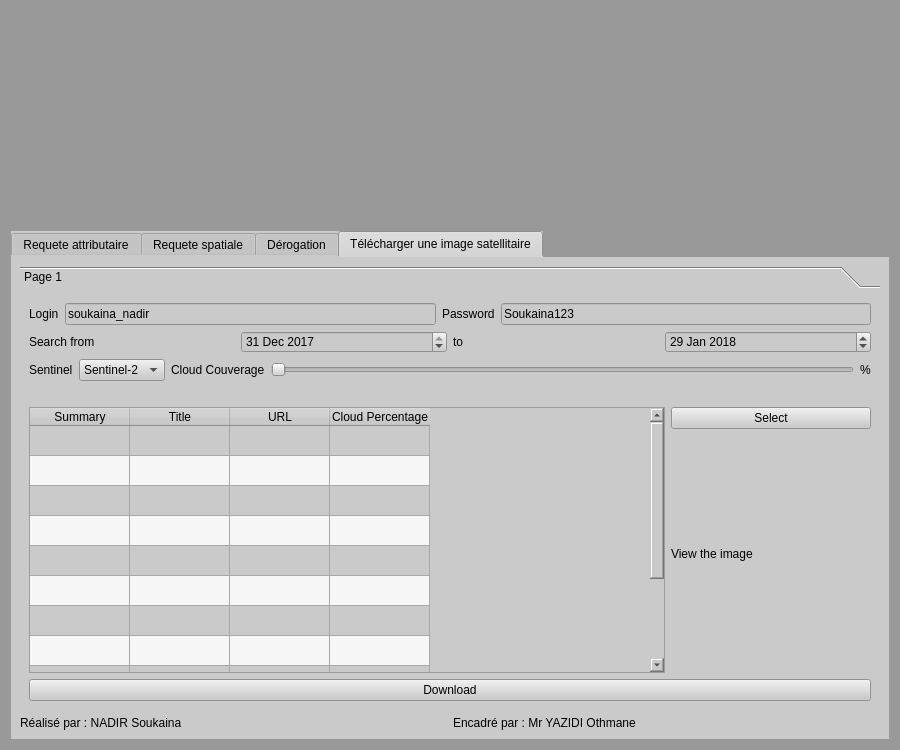
<?xml version="1.0" encoding="UTF-8"?>
<ui version="4.0">
 <class>ZoomLayerDialogBase</class>
 <widget class="QDialog" name="ZoomLayerDialogBase">
  <property name="geometry">
   <rect>
    <x>0</x>
    <y>0</y>
    <width>900</width>
    <height>750</height>
   </rect>
  </property>
  <property name="minimumSize">
   <size>
    <width>0</width>
    <height>0</height>
   </size>
  </property>
  <property name="maximumSize">
   <size>
    <width>16777215</width>
    <height>16777215</height>
   </size>
  </property>
  <property name="windowTitle">
   <string>ZoomLayer</string>
  </property>
  <property name="styleSheet">
   <string notr="true">background-color: rgb(153, 153, 153);</string>
  </property>
  <layout class="QVBoxLayout" name="verticalLayout_16">
   <item>
    <widget class="QStackedWidget" name="stackedWidget_2">
     <property name="currentIndex">
      <number>1</number>
     </property>
     <widget class="QWidget" name="page_4"/>
     <widget class="QWidget" name="page_6"/>
    </widget>
   </item>
   <item>
    <widget class="QTabWidget" name="tabWidget">
     <property name="styleSheet">
      <string notr="true">background-color: rgb(202, 202, 202);
font: 700 10pt &quot;Segoe UI&quot;;
border-color: rgb(210, 210, 210);</string>
     </property>
     <property name="currentIndex">
      <number>3</number>
     </property>
     <widget class="QWidget" name="tab">
      <attribute name="title">
       <string>Requete attributaire</string>
      </attribute>
      <layout class="QVBoxLayout" name="verticalLayout_3">
       <item>
        <layout class="QHBoxLayout" name="horizontalLayout_2">
         <item>
          <layout class="QVBoxLayout" name="verticalLayout">
           <item>
            <widget class="QLabel" name="label_5">
             <property name="text">
              <string>Select file</string>
             </property>
            </widget>
           </item>
           <item>
            <widget class="QLineEdit" name="lineEdit"/>
           </item>
           <item>
            <layout class="QVBoxLayout" name="verticalLayout_2"/>
           </item>
          </layout>
         </item>
         <item>
          <widget class="QPushButton" name="pushButton_2">
           <property name="text">
            <string>...</string>
           </property>
          </widget>
         </item>
        </layout>
       </item>
       <item>
        <layout class="QHBoxLayout" name="horizontalLayout_3">
         <item>
          <widget class="QLabel" name="label">
           <property name="text">
            <string>Select Layer</string>
           </property>
          </widget>
         </item>
         <item>
          <widget class="QComboBox" name="comboBox"/>
         </item>
        </layout>
       </item>
       <item>
        <layout class="QHBoxLayout" name="horizontalLayout_4">
         <item>
          <widget class="QLabel" name="label_2">
           <property name="text">
            <string>Select Features</string>
           </property>
          </widget>
         </item>
         <item>
          <widget class="QComboBox" name="comboBox_2"/>
         </item>
        </layout>
       </item>
       <item>
        <layout class="QHBoxLayout" name="horizontalLayout_12"/>
       </item>
       <item>
        <widget class="QLabel" name="label_15">
         <property name="text">
          <string>Values</string>
         </property>
        </widget>
       </item>
       <item>
        <widget class="QComboBox" name="comboBox_5"/>
       </item>
       <item>
        <layout class="QVBoxLayout" name="verticalLayout_4">
         <item>
          <widget class="QLabel" name="label_3">
           <property name="text">
            <string>Operateur</string>
           </property>
          </widget>
         </item>
         <item>
          <widget class="QComboBox" name="operateur">
           <property name="styleSheet">
            <string notr="true">
background-color: rgb(255, 255, 255);
</string>
           </property>
           <item>
            <property name="text">
             <string>=</string>
            </property>
           </item>
           <item>
            <property name="text">
             <string>&lt;=</string>
            </property>
           </item>
           <item>
            <property name="text">
             <string>&gt;=</string>
            </property>
           </item>
           <item>
            <property name="text">
             <string>&lt;</string>
            </property>
           </item>
           <item>
            <property name="text">
             <string>&gt;</string>
            </property>
           </item>
          </widget>
         </item>
         <item>
          <widget class="QLabel" name="label_4">
           <property name="text">
            <string>Expression</string>
           </property>
          </widget>
         </item>
         <item>
          <widget class="QTextEdit" name="textEdit"/>
         </item>
        </layout>
       </item>
       <item>
        <layout class="QHBoxLayout" name="horizontalLayout_6">
         <item>
          <layout class="QGridLayout" name="gridLayout_2">
           <item row="0" column="0">
            <widget class="QPushButton" name="btn_check">
             <property name="text">
              <string> Check SQL syntax</string>
             </property>
            </widget>
           </item>
          </layout>
         </item>
         <item>
          <widget class="QPushButton" name="Button_ok">
           <property name="text">
            <string>Zoom</string>
           </property>
          </widget>
         </item>
        </layout>
       </item>
       <item>
        <layout class="QHBoxLayout" name="horizontalLayout_20">
         <item>
          <widget class="QLabel" name="label_22">
           <property name="text">
            <string>Réalisé par : NADIR Soukaina</string>
           </property>
          </widget>
         </item>
         <item>
          <widget class="QLabel" name="label_23">
           <property name="text">
            <string>Encadré par : Mr YAZIDI Othmane </string>
           </property>
          </widget>
         </item>
        </layout>
       </item>
      </layout>
     </widget>
     <widget class="QWidget" name="tab_2">
      <attribute name="title">
       <string>Requete spatiale</string>
      </attribute>
      <layout class="QVBoxLayout" name="verticalLayout_7">
       <item>
        <widget class="QStackedWidget" name="stackedWidget">
         <property name="currentIndex">
          <number>0</number>
         </property>
         <widget class="QWidget" name="page">
          <layout class="QVBoxLayout" name="verticalLayout_5">
           <item>
            <layout class="QHBoxLayout" name="horizontalLayout_5">
             <item>
              <widget class="QLabel" name="label_6">
               <property name="text">
                <string>Layer 1</string>
               </property>
              </widget>
             </item>
             <item>
              <layout class="QVBoxLayout" name="verticalLayout_11">
               <item>
                <widget class="QComboBox" name="comboBox_layer1"/>
               </item>
              </layout>
             </item>
            </layout>
           </item>
           <item>
            <layout class="QHBoxLayout" name="horizontalLayout_11">
             <item>
              <widget class="QLabel" name="label_10">
               <property name="maximumSize">
                <size>
                 <width>800</width>
                 <height>800</height>
                </size>
               </property>
               <property name="text">
                <string>Operations</string>
               </property>
              </widget>
             </item>
             <item>
              <layout class="QVBoxLayout" name="verticalLayout_14">
               <item>
                <widget class="QComboBox" name="comboBox_operations">
                 <property name="maximumSize">
                  <size>
                   <width>200</width>
                   <height>16777215</height>
                  </size>
                 </property>
                 <item>
                  <property name="text">
                   <string>Intersects</string>
                  </property>
                 </item>
                 <item>
                  <property name="text">
                   <string>Buffer</string>
                  </property>
                 </item>
                 <item>
                  <property name="text">
                   <string>Contains</string>
                  </property>
                 </item>
                 <item>
                  <property name="text">
                   <string>Within</string>
                  </property>
                 </item>
                 <item>
                  <property name="text">
                   <string>Overlaps</string>
                  </property>
                 </item>
                 <item>
                  <property name="text">
                   <string>Touches</string>
                  </property>
                 </item>
                 <item>
                  <property name="text">
                   <string>Union</string>
                  </property>
                 </item>
                 <item>
                  <property name="text">
                   <string>Distance</string>
                  </property>
                 </item>
                </widget>
               </item>
               <item>
                <widget class="QLineEdit" name="lineEdit_buffer_distance">
                 <property name="enabled">
                  <bool>true</bool>
                 </property>
                 <property name="minimumSize">
                  <size>
                   <width>0</width>
                   <height>0</height>
                  </size>
                 </property>
                 <property name="maximumSize">
                  <size>
                   <width>200</width>
                   <height>20</height>
                  </size>
                 </property>
                </widget>
               </item>
              </layout>
             </item>
            </layout>
           </item>
           <item>
            <layout class="QHBoxLayout" name="horizontalLayout_7">
             <item>
              <widget class="QLabel" name="label_7">
               <property name="text">
                <string>Layer 2</string>
               </property>
              </widget>
             </item>
             <item>
              <layout class="QVBoxLayout" name="verticalLayout_13">
               <item>
                <widget class="QComboBox" name="comboBox_layer2"/>
               </item>
              </layout>
             </item>
            </layout>
           </item>
           <item>
            <widget class="QPushButton" name="btn_ok">
             <property name="text">
              <string>OK</string>
             </property>
            </widget>
           </item>
          </layout>
         </widget>
         <widget class="QWidget" name="page_2"/>
        </widget>
       </item>
       <item>
        <layout class="QHBoxLayout" name="horizontalLayout_21">
         <item>
          <widget class="QLabel" name="label_24">
           <property name="text">
            <string>Réalisé par : NADIR Soukaina</string>
           </property>
          </widget>
         </item>
         <item>
          <widget class="QLabel" name="label_25">
           <property name="text">
            <string>Encadré par : Mr YAZIDI Othmane </string>
           </property>
          </widget>
         </item>
        </layout>
       </item>
      </layout>
     </widget>
     <widget class="QWidget" name="tab_4">
      <attribute name="title">
       <string>Dérogation</string>
      </attribute>
      <layout class="QVBoxLayout" name="verticalLayout_18">
       <item>
        <widget class="QLabel" name="label_19">
         <property name="text">
          <string>Enter the coorrdonates</string>
         </property>
        </widget>
       </item>
       <item>
        <layout class="QHBoxLayout" name="horizontalLayout_16">
         <item>
          <layout class="QHBoxLayout" name="horizontalLayout_15">
           <item>
            <widget class="QLabel" name="label_17">
             <property name="text">
              <string>X</string>
             </property>
            </widget>
           </item>
           <item>
            <widget class="QLineEdit" name="lineEdit_x">
             <property name="text">
              <string>415330</string>
             </property>
            </widget>
           </item>
          </layout>
         </item>
         <item>
          <layout class="QHBoxLayout" name="horizontalLayout_14">
           <item>
            <widget class="QLabel" name="label_18">
             <property name="text">
              <string>Y</string>
             </property>
            </widget>
           </item>
           <item>
            <widget class="QLineEdit" name="lineEdit_y">
             <property name="text">
              <string>342010</string>
             </property>
            </widget>
           </item>
          </layout>
         </item>
        </layout>
       </item>
       <item>
        <layout class="QHBoxLayout" name="horizontalLayout_17">
         <item>
          <widget class="QLabel" name="label_20">
           <property name="text">
            <string>Buffer distance</string>
           </property>
          </widget>
         </item>
         <item>
          <widget class="QLineEdit" name="lineEdit_buffer"/>
         </item>
        </layout>
       </item>
       <item>
        <layout class="QVBoxLayout" name="verticalLayout_15">
         <item>
          <widget class="QPushButton" name="btn_buffer">
           <property name="text">
            <string>Generate buffer</string>
           </property>
          </widget>
         </item>
        </layout>
       </item>
       <item>
        <layout class="QHBoxLayout" name="horizontalLayout_13"/>
       </item>
       <item>
        <widget class="QPushButton" name="btn_intersection">
         <property name="text">
          <string>Generate intersection </string>
         </property>
        </widget>
       </item>
       <item>
        <widget class="QTableWidget" name="tableInter">
         <property name="enabled">
          <bool>true</bool>
         </property>
         <property name="minimumSize">
          <size>
           <width>0</width>
           <height>0</height>
          </size>
         </property>
         <row>
          <property name="text">
           <string>My Project</string>
          </property>
         </row>
         <column>
          <property name="text">
           <string>Layer Name</string>
          </property>
         </column>
         <column>
          <property name="text">
           <string>Intersection Percentage</string>
          </property>
         </column>
        </widget>
       </item>
       <item>
        <layout class="QVBoxLayout" name="verticalLayout_10">
         <item>
          <widget class="QLabel" name="label_16">
           <property name="text">
            <string>Name the output file (image)</string>
           </property>
          </widget>
         </item>
         <item>
          <layout class="QHBoxLayout" name="horizontalLayout_18">
           <item>
            <widget class="QLineEdit" name="lineEditImageName"/>
           </item>
           <item>
            <widget class="QPushButton" name="btnExtractImage">
             <property name="text">
              <string>Extraxt Map jpg </string>
             </property>
            </widget>
           </item>
          </layout>
         </item>
        </layout>
       </item>
       <item>
        <layout class="QVBoxLayout" name="verticalLayout_17">
         <item>
          <widget class="QLabel" name="label_21">
           <property name="text">
            <string>Name the output file (pdf)</string>
           </property>
          </widget>
         </item>
         <item>
          <layout class="QHBoxLayout" name="horizontalLayout_19">
           <item>
            <widget class="QLineEdit" name="lineEditPdf"/>
           </item>
           <item>
            <widget class="QPushButton" name="btnExtractPdf">
             <property name="text">
              <string>Extract Map pdf</string>
             </property>
            </widget>
           </item>
          </layout>
         </item>
        </layout>
       </item>
       <item>
        <layout class="QHBoxLayout" name="horizontalLayout_22">
         <item>
          <widget class="QLabel" name="label_26">
           <property name="text">
            <string>Réalisé par : NADIR Soukaina</string>
           </property>
          </widget>
         </item>
         <item>
          <widget class="QLabel" name="label_27">
           <property name="text">
            <string>Encadré par : Mr YAZIDI Othmane </string>
           </property>
          </widget>
         </item>
        </layout>
       </item>
      </layout>
     </widget>
     <widget class="QWidget" name="tab_3">
      <attribute name="title">
       <string>Télécharger une image satellitaire</string>
      </attribute>
      <layout class="QVBoxLayout" name="verticalLayout_12">
       <item>
        <widget class="QToolBox" name="toolBox_2">
         <property name="currentIndex">
          <number>0</number>
         </property>
         <widget class="QWidget" name="page_5">
          <property name="geometry">
           <rect>
            <x>0</x>
            <y>0</y>
            <width>876</width>
            <height>422</height>
           </rect>
          </property>
          <attribute name="label">
           <string>Page 1</string>
          </attribute>
          <layout class="QVBoxLayout" name="verticalLayout_9">
           <item>
            <layout class="QHBoxLayout" name="horizontalLayout_8">
             <item>
              <widget class="QLabel" name="label_8">
               <property name="text">
                <string>Login</string>
               </property>
              </widget>
             </item>
             <item>
              <widget class="QLineEdit" name="lineEdit_login">
               <property name="text">
                <string>soukaina_nadir</string>
               </property>
              </widget>
             </item>
             <item>
              <widget class="QLabel" name="label_9">
               <property name="text">
                <string>Password</string>
               </property>
              </widget>
             </item>
             <item>
              <widget class="QLineEdit" name="lineEdit_pass">
               <property name="text">
                <string>Soukaina123</string>
               </property>
              </widget>
             </item>
            </layout>
           </item>
           <item>
            <layout class="QHBoxLayout" name="horizontalLayout_9">
             <item>
              <widget class="QLabel" name="label_13">
               <property name="text">
                <string>Search from</string>
               </property>
              </widget>
             </item>
             <item>
              <widget class="QDateEdit" name="dateEditStart">
               <property name="dateTime">
                <datetime>
                 <hour>16</hour>
                 <minute>0</minute>
                 <second>0</second>
                 <year>2017</year>
                 <month>12</month>
                 <day>31</day>
                </datetime>
               </property>
              </widget>
             </item>
             <item>
              <widget class="QLabel" name="label_11">
               <property name="text">
                <string>to</string>
               </property>
              </widget>
             </item>
             <item>
              <widget class="QDateEdit" name="dateEditEnd">
               <property name="dateTime">
                <datetime>
                 <hour>16</hour>
                 <minute>0</minute>
                 <second>0</second>
                 <year>2018</year>
                 <month>1</month>
                 <day>29</day>
                </datetime>
               </property>
              </widget>
             </item>
            </layout>
           </item>
           <item>
            <layout class="QHBoxLayout" name="horizontalLayout_10">
             <item>
              <widget class="QLabel" name="label_14">
               <property name="text">
                <string>Sentinel</string>
               </property>
              </widget>
             </item>
             <item>
              <layout class="QVBoxLayout" name="verticalLayout_8">
               <item>
                <widget class="QComboBox" name="combo_sat">
                 <item>
                  <property name="text">
                   <string>Sentinel-2</string>
                  </property>
                 </item>
                 <item>
                  <property name="text">
                   <string>Sentinel-1</string>
                  </property>
                 </item>
                 <item>
                  <property name="text">
                   <string>Sentinel-3</string>
                  </property>
                 </item>
                </widget>
               </item>
              </layout>
             </item>
             <item>
              <widget class="QLabel" name="label_12">
               <property name="text">
                <string>Cloud Couverage</string>
               </property>
              </widget>
             </item>
             <item>
              <widget class="QSlider" name="cloudslider">
               <property name="orientation">
                <enum>Qt::Horizontal</enum>
               </property>
              </widget>
             </item>
             <item>
              <widget class="QLabel" name="label_value">
               <property name="text">
                <string>%</string>
               </property>
              </widget>
             </item>
            </layout>
           </item>
           <item>
            <widget class="QLabel" name="lbl_number_found">
             <property name="text">
              <string/>
             </property>
            </widget>
           </item>
           <item>
            <layout class="QHBoxLayout" name="horizontalLayout">
             <item>
              <widget class="QTableWidget" name="tableResult">
               <property name="enabled">
                <bool>true</bool>
               </property>
               <property name="mouseTracking">
                <bool>false</bool>
               </property>
               <property name="tabletTracking">
                <bool>false</bool>
               </property>
               <property name="contextMenuPolicy">
                <enum>Qt::DefaultContextMenu</enum>
               </property>
               <property name="acceptDrops">
                <bool>false</bool>
               </property>
               <property name="dragEnabled">
                <bool>false</bool>
               </property>
               <property name="dragDropMode">
                <enum>QAbstractItemView::NoDragDrop</enum>
               </property>
               <property name="alternatingRowColors">
                <bool>true</bool>
               </property>
               <property name="selectionMode">
                <enum>QAbstractItemView::ContiguousSelection</enum>
               </property>
               <property name="selectionBehavior">
                <enum>QAbstractItemView::SelectRows</enum>
               </property>
               <property name="showGrid">
                <bool>true</bool>
               </property>
               <property name="gridStyle">
                <enum>Qt::SolidLine</enum>
               </property>
               <property name="sortingEnabled">
                <bool>false</bool>
               </property>
               <property name="rowCount">
                <number>12</number>
               </property>
               <property name="columnCount">
                <number>4</number>
               </property>
               <attribute name="horizontalHeaderVisible">
                <bool>true</bool>
               </attribute>
               <attribute name="horizontalHeaderCascadingSectionResizes">
                <bool>false</bool>
               </attribute>
               <attribute name="horizontalHeaderHighlightSections">
                <bool>true</bool>
               </attribute>
               <attribute name="verticalHeaderVisible">
                <bool>false</bool>
               </attribute>
               <attribute name="verticalHeaderHighlightSections">
                <bool>true</bool>
               </attribute>
               <row/>
               <row/>
               <row/>
               <row/>
               <row/>
               <row/>
               <row/>
               <row/>
               <row/>
               <row/>
               <row/>
               <row/>
               <column>
                <property name="text">
                 <string>Summary</string>
                </property>
               </column>
               <column>
                <property name="text">
                 <string>Title</string>
                </property>
               </column>
               <column>
                <property name="text">
                 <string>URL</string>
                </property>
               </column>
               <column>
                <property name="text">
                 <string>Cloud Percentage</string>
                </property>
               </column>
              </widget>
             </item>
             <item>
              <layout class="QVBoxLayout" name="verticalLayout_6">
               <item>
                <widget class="QPushButton" name="btn_select">
                 <property name="text">
                  <string>Select</string>
                 </property>
                </widget>
               </item>
               <item>
                <widget class="QLabel" name="label_image">
                 <property name="minimumSize">
                  <size>
                   <width>200</width>
                   <height>0</height>
                  </size>
                 </property>
                 <property name="text">
                  <string>View the image</string>
                 </property>
                </widget>
               </item>
              </layout>
             </item>
            </layout>
           </item>
           <item>
            <widget class="QPushButton" name="btn_downloading">
             <property name="text">
              <string>Download</string>
             </property>
            </widget>
           </item>
          </layout>
         </widget>
        </widget>
       </item>
       <item>
        <layout class="QHBoxLayout" name="horizontalLayout_23">
         <item>
          <widget class="QLabel" name="label_28">
           <property name="text">
            <string>Réalisé par : NADIR Soukaina</string>
           </property>
          </widget>
         </item>
         <item>
          <widget class="QLabel" name="label_29">
           <property name="text">
            <string>Encadré par : Mr YAZIDI Othmane </string>
           </property>
          </widget>
         </item>
        </layout>
       </item>
      </layout>
     </widget>
    </widget>
   </item>
  </layout>
 </widget>
 <resources/>
 <connections/>
</ui>
